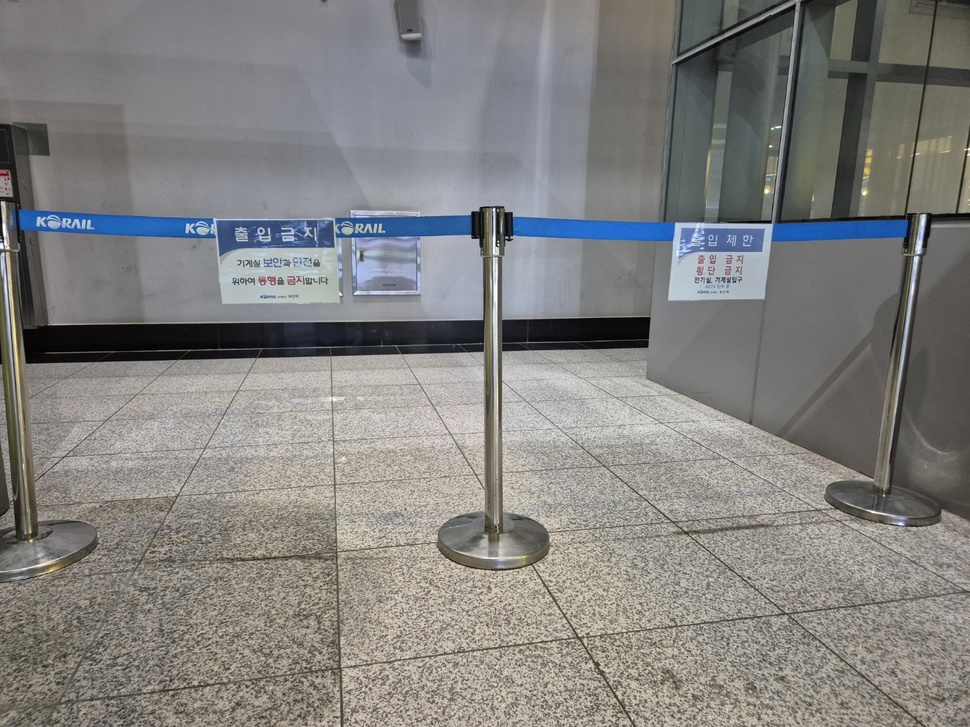
#> input picture data/가로.jpg, 970 x 727 px, shrunk from 1400 x 1050 before the run
$ python -i camera_angle.py   (imports and definitions only)
#> lines starting #> are read from the running program, lines starting #| are printed output that depends on the picture
import cv2
import numpy as np
import pandas as pd
from pathlib import Path

def estimate_camera_angle(image_path):
#> called with image_path = '가로.jpg'
    img = cv2.imread(str(image_path))
#> img is the input picture: shape (727, 970, 3); mean B, G, R 127.6, 129.5, 130.4
    if img is None:
        return None
    h, w = img.shape[:2]
#> h = 727; w = 970
    gray = cv2.cvtColor(img, cv2.COLOR_BGR2GRAY)
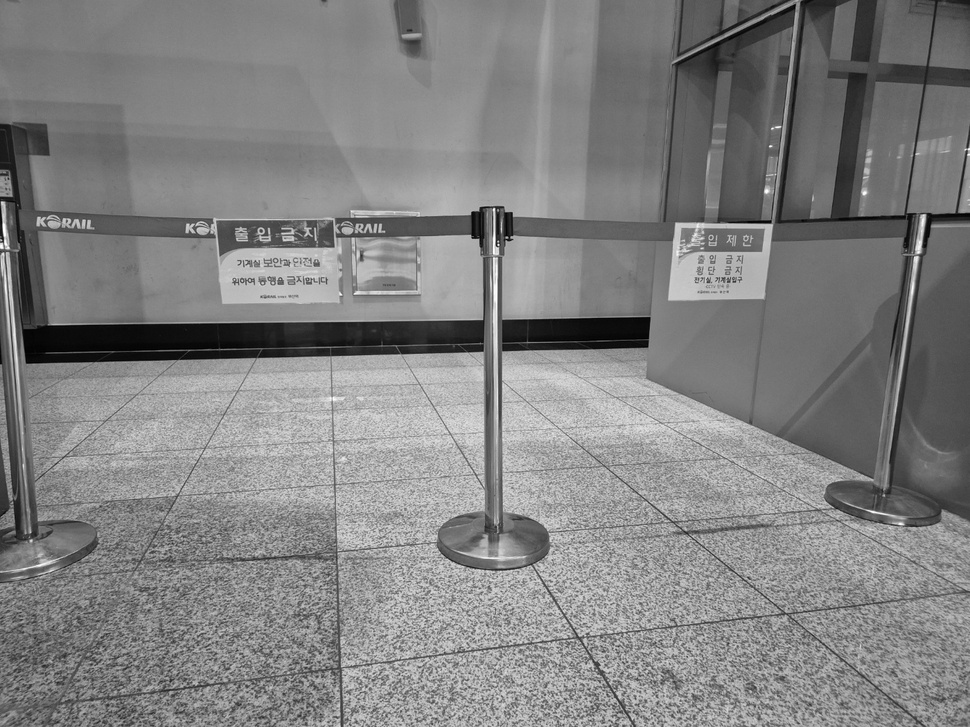
#> gray: shape (727, 970); min 0, max 255, mean 129.5
    edges = cv2.Canny(gray, 50, 150, apertureSize=3)
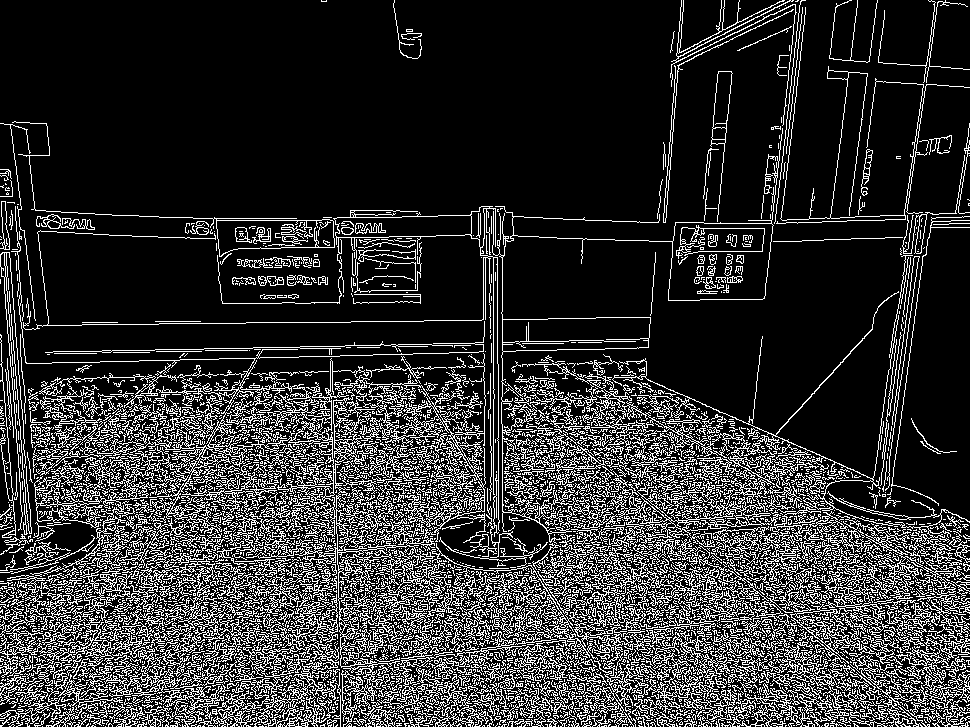
#> edges: shape (727, 970); 19.2% white in thin lines or dots
    lines = cv2.HoughLinesP(edges, 1, np.pi/180, threshold=80,
                            minLineLength=50, maxLineGap=10)
#> lines = 1415 rows, first 6: [4, 468, 811, 684], [655, 721, 969, 721], [3, 422, 468, 496], [827, 573, 963, 563], [515, 548, 843, 630], [235, 660, 833, 565]
    if lines is None:
        return None
    horizon_candidates = []
    for line in lines:
        x1, y1, x2, y2 = line[0]
        angle = np.degrees(np.arctan2(abs(y2-y1), abs(x2-x1)))
        if angle < 15:
            horizon_candidates.append((y1 + y2) / 2)
#> this loop made 1415 passes
#> (x1, y1, x2, y2, angle) on passes 1 to 3: (4, 468, 811, 684, 14.98), (655, 721, 969, 721, 0), (3, 422, 468, 496, 9.04)
#> after the loop, horizon_candidates = 1134 values, max 726 at index 41, min 63 at index 906, mean 553.3
    if not horizon_candidates:
        return None
    horizon_y = np.median(horizon_candidates)
#> horizon_y = 571.5
    horizon_ratio = horizon_y / h
#> horizon_ratio = 0.786
    estimated_angle = (horizon_ratio - 0.3) * 90
#> estimated_angle = 43.75
    return {"horizon_ratio": round(horizon_ratio, 3),
            "estimated_tilt_deg": round(estimated_angle, 1)}

def analyze_bbox_position(label_path):
    if not Path(label_path).exists():
        return None
    bboxes = []
    with open(label_path) as f:
        for line in f:
            parts = line.strip().split()
            if len(parts) >= 5:
                cy = float(parts[2])
                bboxes.append(cy)
    if not bboxes:
        return None
    mean_cy = np.mean(bboxes)
    return {
        "bbox_mean_cy": round(mean_cy, 3),
        "interpretation": "눈높이(정면)" if mean_cy < 0.5 else "고각도(내려다봄)"
    }

def analyze_dataset(dataset_root, dataset_name):
    root = Path(dataset_root)
    results = []
    for split in ["train", "valid", "test"]:
        img_dir = root / split / "images"
        lbl_dir = root / split / "labels"
        if not img_dir.exists():
            continue
        for img_path in list(img_dir.glob("*.jpg")) + list(img_dir.glob("*.png")):
            lbl_path = lbl_dir / (img_path.stem + ".txt")
            angle_info = estimate_camera_angle(img_path)
            bbox_info = analyze_bbox_position(lbl_path)
            results.append({
                "dataset": dataset_name,
                "file": img_path.name,
                "split": split,
                "horizon_ratio": angle_info["horizon_ratio"] if angle_info else None,
                "tilt_deg": angle_info["estimated_tilt_deg"] if angle_info else None,
                "bbox_mean_cy": bbox_info["bbox_mean_cy"] if bbox_info else None,
                "interpretation": bbox_info["interpretation"] if bbox_info else None,
            })
    return pd.DataFrame(results)

# ▼ 3개 데이터셋 분석
datasets = [
    ("./Pothole-detect-yolo-1", "pothole"),
    ("./curb-1",                "curb"),
    ("./stair-1",               "stair"),
]

all_dfs = []
# [9 lines not run here, left out]

# [1 line that did not run here, left out]
# [2 lines not run here, left out]

>>> result = estimate_camera_angle('가로.jpg')
#> result = {'horizon_ratio': 0.786, 'estimated_tilt_deg': 43.7}

$ run again, on data/가로5.jpg
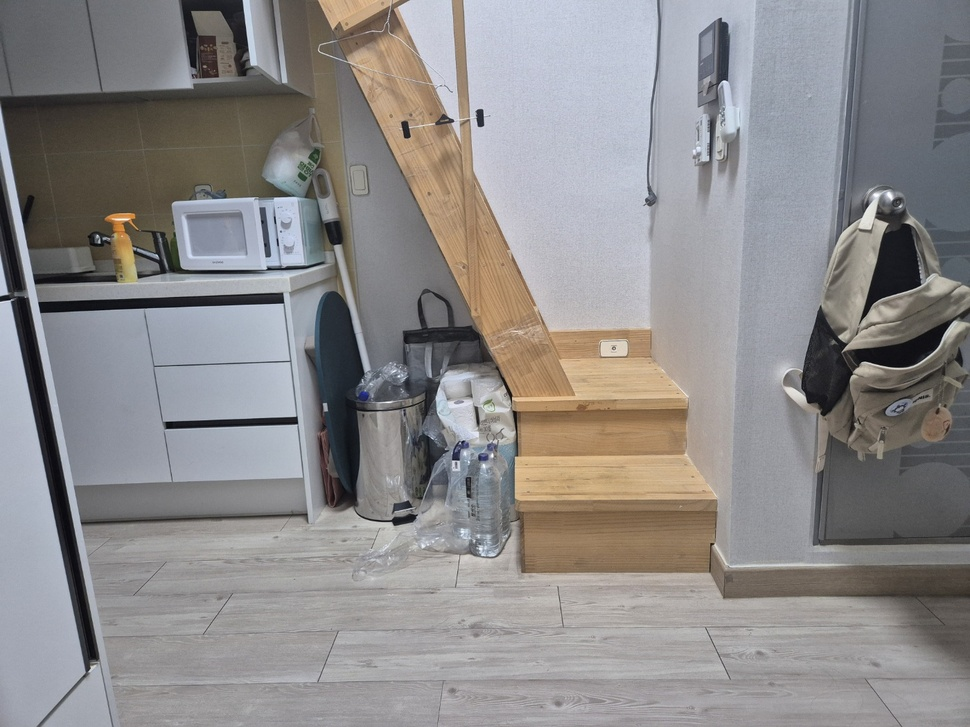
#> input picture data/가로5.jpg, 970 x 727 px, shrunk from 1400 x 1050 before the run
#> in estimate_camera_angle, img is the input picture: shape (727, 970, 3); mean B, G, R 138, 138.1, 140.5
#> in estimate_camera_angle, `gray = cv2.cvtColor(img, cv2.COLOR_BGR2GRAY)`:
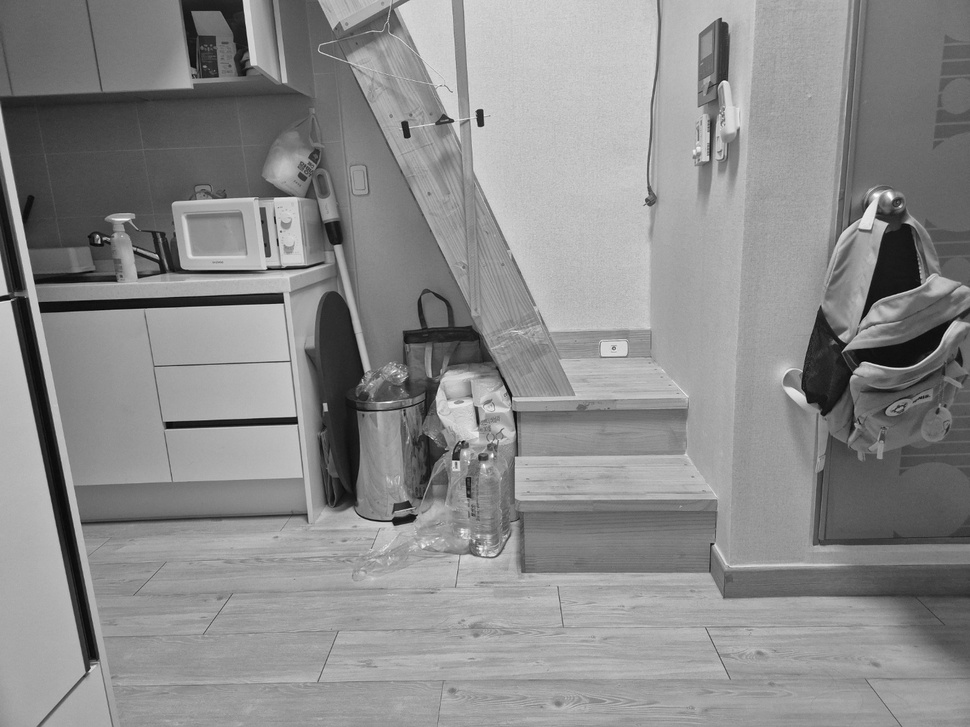
#> gray: shape (727, 970); min 4, max 255, mean 138.8
#> in estimate_camera_angle, `edges = cv2.Canny(gray, 50, 150, apertureSize=3)`:
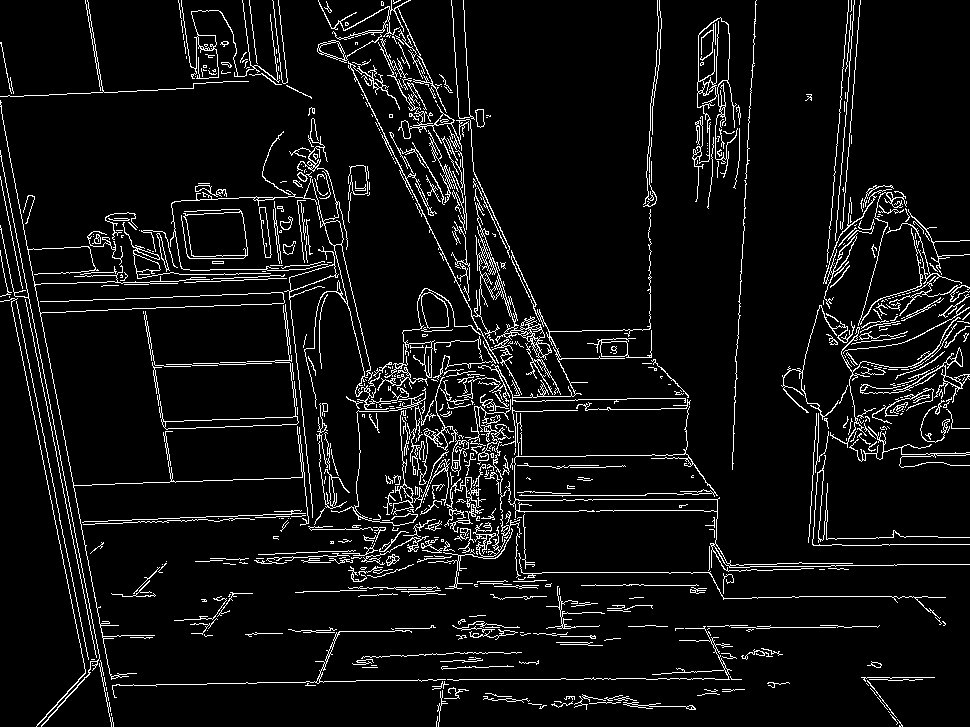
#> edges: shape (727, 970); 6.7% white in thin lines or dots
#> lines = 272 rows, first 6: [0, 106, 115, 697], [395, 2, 461, 145], [737, 348, 748, 134], [103, 685, 256, 683], [574, 467, 625, 466], [418, 679, 615, 679]
#> the loop in estimate_camera_angle, `for line in lines:` made 272 passes
#> (x1, y1, x2, y2, angle) on passes 1 to 3: (0, 106, 115, 697, 78.99), (395, 2, 461, 145, 65.22), (737, 348, 748, 134, 87.06)
#> after the loop in estimate_camera_angle, `for line in lines:`: horizon_candidates = 85 values, max 706 at index 82, min 93.5 at index 32, mean 434.6
#> horizon_y = 426.5
#> horizon_ratio = 0.587
#> estimated_angle = 25.8
#> result = {'horizon_ratio': 0.587, 'estimated_tilt_deg': 25.8}

$ run again, on data/세로.jpg
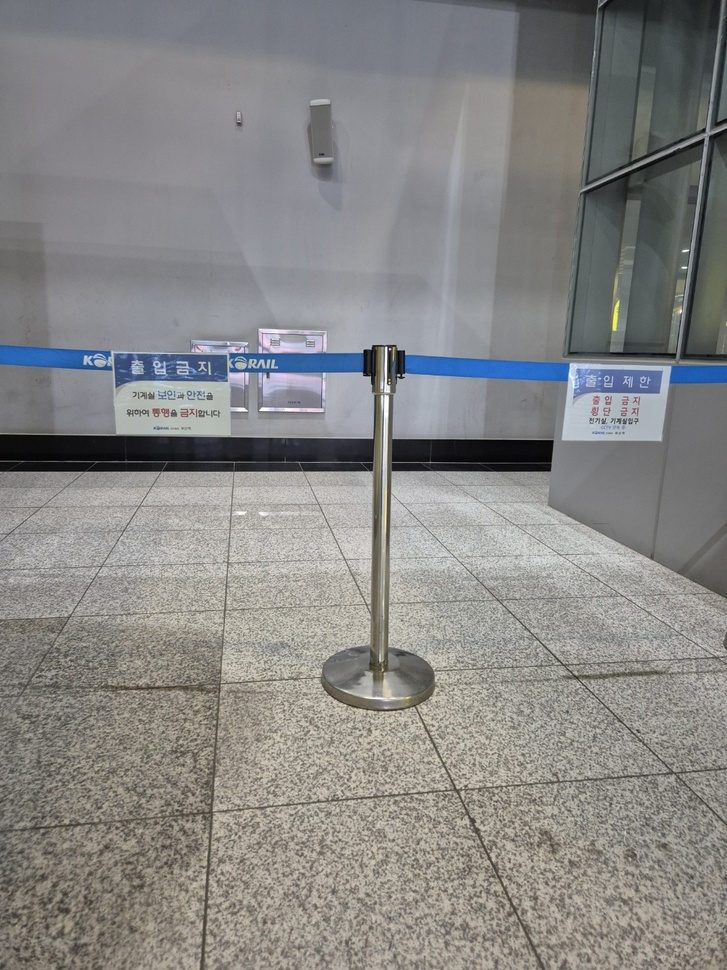
#> input picture data/세로.jpg, 727 x 970 px, shrunk from 1050 x 1400 before the run
#> in estimate_camera_angle, img is the input picture: shape (970, 727, 3); mean B, G, R 133.3, 134.7, 135.2
#> in estimate_camera_angle, `gray = cv2.cvtColor(img, cv2.COLOR_BGR2GRAY)`:
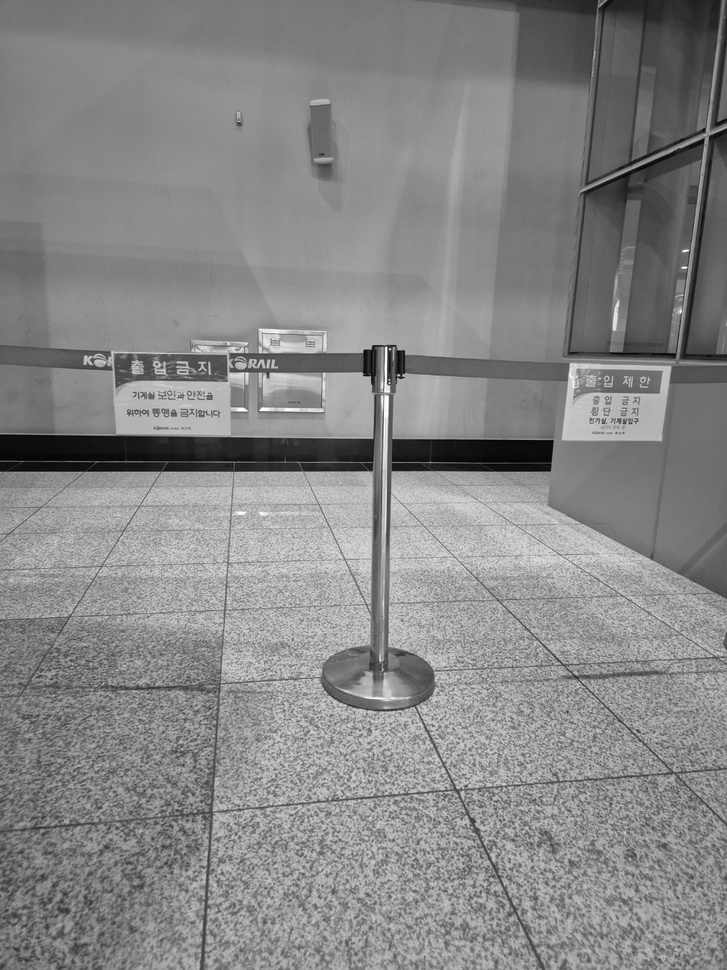
#> gray: shape (970, 727); min 0, max 255, mean 134.6
#> in estimate_camera_angle, `edges = cv2.Canny(gray, 50, 150, apertureSize=3)`:
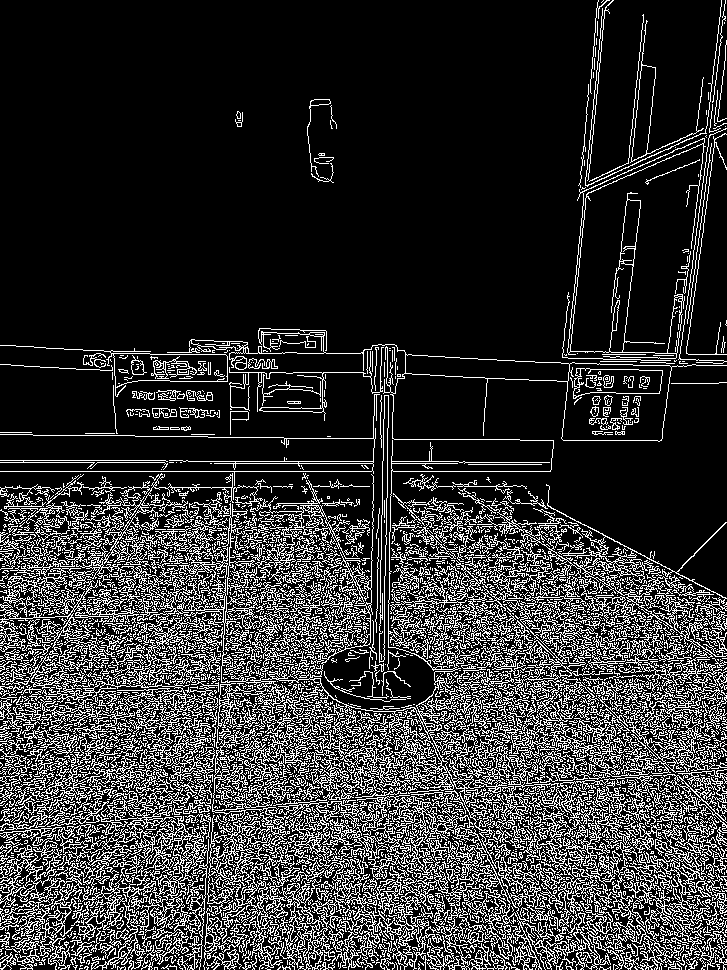
#> edges: shape (970, 727); 19.7% white in thin lines or dots
#> lines = 967 rows, first 6: [0, 471, 550, 471], [286, 503, 724, 941], [57, 492, 527, 962], [174, 869, 725, 721], [96, 913, 669, 569], [345, 660, 519, 486]
#> the loop in estimate_camera_angle, `for line in lines:` made 967 passes
#> (x1, y1, x2, y2, angle) on passes 1 to 3: (0, 471, 550, 471, 0), (286, 503, 724, 941, 45), (57, 492, 527, 962, 45)
#> after the loop in estimate_camera_angle, `for line in lines:`: horizon_candidates = 86 values, max 968 at index 53, min 329.5 at index 77, mean 604.3
#> horizon_y = 462.5
#> horizon_ratio = 0.477
#> estimated_angle = 15.91
#> result = {'horizon_ratio': 0.477, 'estimated_tilt_deg': 15.9}

$ run again, on data/세로2.jpg
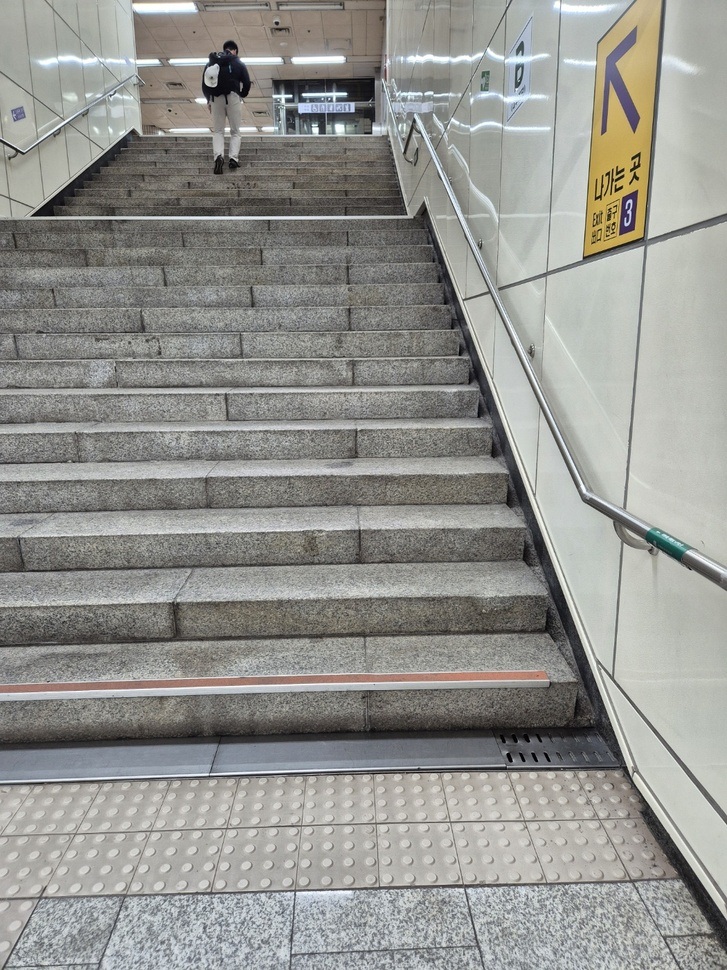
#> input picture data/세로2.jpg, 727 x 970 px, shrunk from 1050 x 1400 before the run
#> in estimate_camera_angle, img is the input picture: shape (970, 727, 3); mean B, G, R 143.9, 148.3, 148.2
#> in estimate_camera_angle, `gray = cv2.cvtColor(img, cv2.COLOR_BGR2GRAY)`:
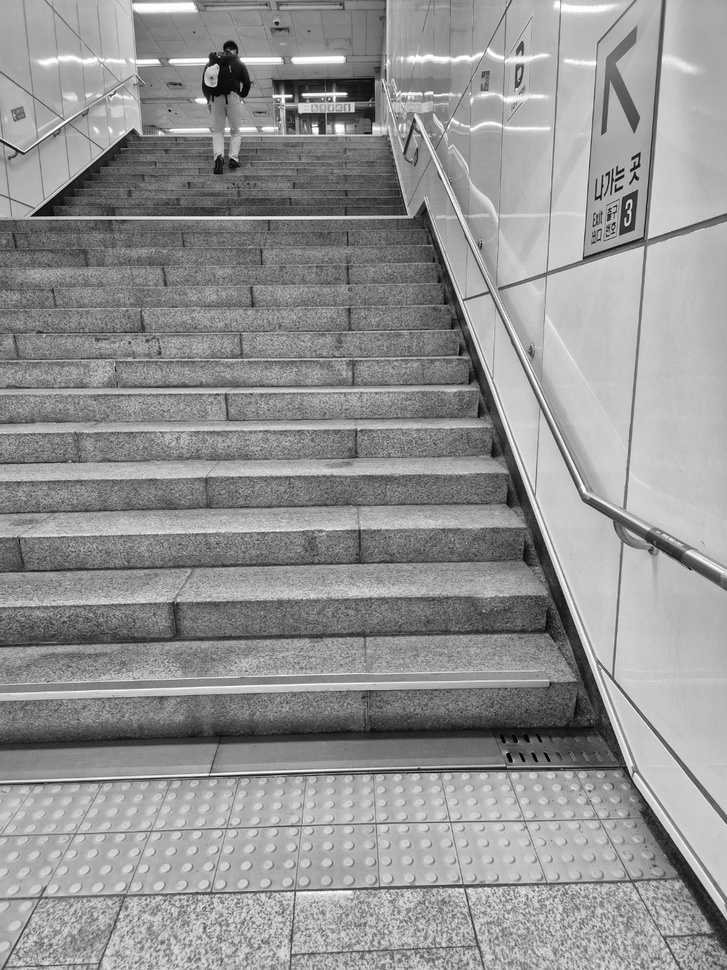
#> gray: shape (970, 727); min 0, max 255, mean 147.8
#> in estimate_camera_angle, `edges = cv2.Canny(gray, 50, 150, apertureSize=3)`:
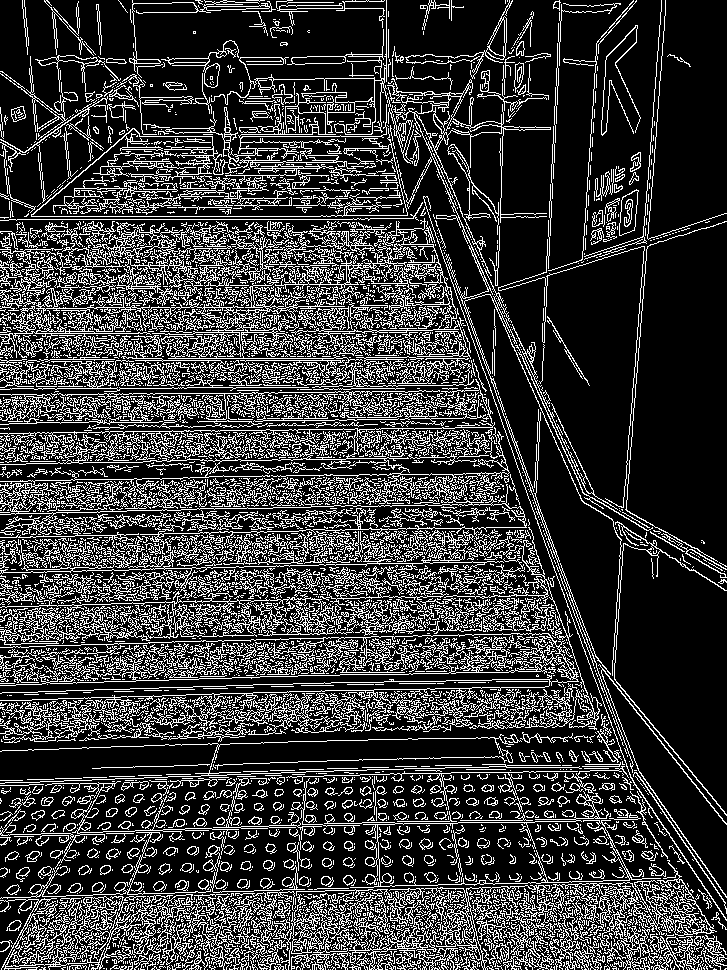
#> edges: shape (970, 727); 22.7% white in thin lines or dots
#> lines = 1697 rows, first 6: [4, 231, 470, 697], [7, 262, 482, 737], [4, 255, 486, 737], [15, 969, 58, 886], [16, 232, 466, 682], [40, 179, 204, 343]
#> the loop in estimate_camera_angle, `for line in lines:` made 1697 passes
#> (x1, y1, x2, y2, angle) on passes 1 to 3: (4, 231, 470, 697, 45), (7, 262, 482, 737, 45), (4, 255, 486, 737, 45)
#> after the loop in estimate_camera_angle, `for line in lines:`: horizon_candidates = 348 values, max 969 at index 33, min 2 at index 106, mean 663.9
#> horizon_y = 822.2
#> horizon_ratio = 0.848
#> estimated_angle = 49.29
#> result = {'horizon_ratio': 0.848, 'estimated_tilt_deg': 49.3}
